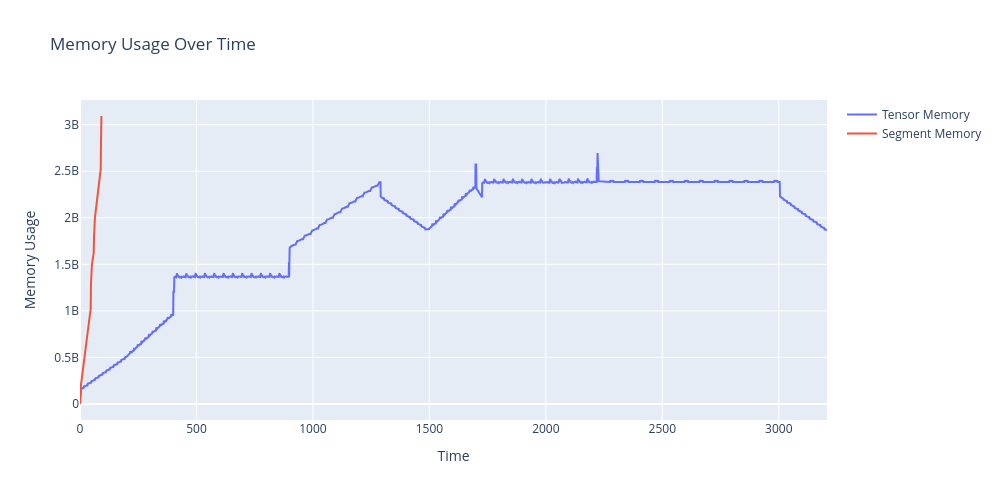

The code cell stored with this chart in its notebook:
### Code cell
allocator.plot_memory_change()
